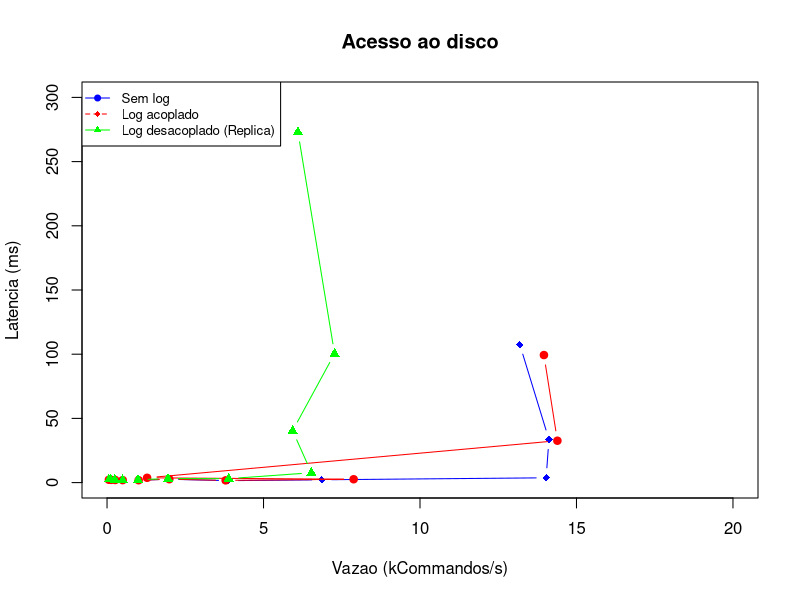

This figure's R source:
# name
# sem_throughputReplica (avg)(kCommands/s)
# sem_throughputReplica (med)(kCommands/s)
# sem_throughputReplica (p95)(kCommands/s)
# sem_latency (avg)(ms)
# sem_latency (med)(ms)
# sem_latency (p95)(ms)
# sem_throughputReplica (avg)(kCommands/s)(ring 2)
# sem_throughputReplica (med)(kCommands/s)(ring 2)
# sem_throughputReplica (p95)(kCommands/s)(ring 2)
# sem_latency (avg)(ms)(ring 2)
# sem_latency (med)(ms)(ring 2)
# sem_latency (p95)(ms)(ring 2)
# cou_throughputReplica (avg)(kCommands/s)
# cou_throughputReplica (med)(kCommands/s)
# cou_throughputReplica (p95)(kCommands/s)
# cou_latency (avg)(ms)
# cou_latency (med)(ms)
# cou_latency (med)(ms)
# cou_throughputReplica (avg)(kCommands/s)(ring 2)
# cou_throughputReplica (med)(kCommands/s)(ring 2)
# cou_throughputReplica (p95)(kCommands/s)(ring 2)
# cou_latency (avg)(ms)(ring 2)
# cou_latency (med)(ms)(ring 2)
# cou_latency (med)(ms)(ring 2)
# dec_throughputReplica (avg)(kCommands/s)
# dec_throughputReplica (med)(kCommands/s)
# dec_throughputReplica (p95)(kCommands/s)
# dec_latency (avg)(ms)
# dec_latency (med)(ms)
# dec_latency (p95)(ms)
# dec_throughputReplica (avg)(kCommands/s)(ring 2)
# dec_throughputReplica (med)(kCommands/s)(ring 2)
# dec_throughputReplica (p95)(kCommands/s)(ring 2)
# dec_latency (avg)(ms)(ring 2)
# dec_latency (med)(ms)(ring 2)
# dec_latency (p95)(ms)(ring 2)
# dec_throughputLogger (avg)(kCommands/s)
# dec_throughputLogger (med)(kCommands/s)
# dec_throughputLogger (p95)(kCommands/s)

title <- "Acesso ao disco"
max_x=20
max_y=300
csv_text <- "io_2_90_001,0.06,0.06,0.07,2.30,2.22,3.28,0.06,0.06,0.07,2.22,2.21,2.46,0.06,0.06,0.07,2.40,2.40,2.60,0.06,0.06,0.07,2.38,2.35,2.66,0.06,0.06,0.07,2.50,2.47,2.87,0.06,0.06,0.07,2.16,2.17,2.47,0.12,0.12,0.14,
io_4_90_001,0.13,0.13,0.14,2.14,2.09,2.49,0.12,0.13,0.14,2.20,2.11,2.64,0.12,0.12,0.13,2.43,2.38,2.80,0.12,0.12,0.13,2.41,2.33,2.83,0.12,0.12,0.13,2.50,2.44,3.02,0.13,0.12,0.13,2.20,2.15,2.80,0.25,0.25,0.26,
io_8_90_001,0.25,0.25,0.27,2.05,2.02,2.31,0.25,0.26,0.26,2.01,2.01,2.29,0.25,0.25,0.26,2.43,2.31,3.04,0.25,0.25,0.26,2.24,2.25,2.47,0.25,0.25,0.26,2.44,2.38,3.08,0.25,0.25,0.26,2.06,2.04,2.37,0.50,0.50,0.52,
io_16_90_001,0.50,0.50,0.52,1.90,1.92,2.38,0.50,0.50,0.53,1.90,1.92,2.38,0.50,0.50,0.52,2.05,2.09,2.21,0.50,0.50,0.52,2.05,2.09,2.21,0.50,0.50,0.52,2.27,2.15,2.98,0.50,0.51,0.52,2.27,2.15,2.98,1.01,1.01,1.03,
io_32_90_001,1.02,1.02,1.04,1.84,1.84,2.03,1.02,1.01,1.04,1.84,1.84,2.03,1.00,0.99,1.03,2.36,2.26,3.17,0.99,0.99,1.02,2.36,2.26,3.17,1.00,1.00,1.02,2.56,2.50,3.55,1.01,1.02,1.03,2.56,2.50,3.55,2.01,2.01,2.04,
io_64_90_001,1.97,1.97,2.01,2.79,2.63,3.95,2.27,1.99,6.25,2.79,2.63,3.95,1.95,1.95,1.98,3.29,3.12,5.10,2.03,2.03,2.06,3.29,3.12,5.10,2.02,2.03,2.05,2.06,1.85,2.26,2.44,2.05,8.03,2.06,1.85,2.26,4.06,4.06,4.09,
io_128_90_001,3.32,3.88,4.12,1.72,1.50,2.36,3.90,3.79,5.20,2.13,1.73,3.09,3.89,3.89,3.94,3.33,3.08,5.12,3.92,3.88,3.95,3.61,3.37,5.07,3.92,3.93,3.97,2.92,2.70,4.47,3.53,3.61,3.83,1.91,1.60,2.75,7.51,7.53,7.97,
io_256_90_001,6.10,6.86,8.01,2.87,2.18,5.84,7.90,7.88,10.22,3.08,2.61,4.09,6.46,6.53,8.02,11.00,7.68,41.91,6.13,6.14,8.83,9.23,8.51,21.63,7.88,7.89,8.00,2.87,2.28,4.57,13.44,14.72,17.70,2.74,2.51,3.65,15.73,15.74,15.99,
io_512_90_001,13.57,14.03,15.49,9.49,3.73,23.28,1.28,1.28,1.52,9.49,3.73,23.28,5.82,5.93,7.05,46.34,40.41,90.19,6.79,6.99,8.66,48.74,43.87,80.07,9.60,11.14,14.94,8.40,3.38,22.69,12.98,13.45,16.43,8.40,3.38,22.69,21.13,22.09,25.23,
io_1024_90_001,14.51,14.12,19.84,44.92,33.54,81.44,13.37,14.39,19.10,41.36,32.61,67.73,7.02,7.27,8.66,109.06,100.42,149.05,7.47,7.67,9.11,119.78,117.59,228.58,13.71,14.24,18.44,33.50,30.65,63.93,13.47,13.74,16.97,67.10,32.98,121.40,24.39,24.69,26.42,
io_2048_90_001,12.72,13.19,16.91,116.02,107.47,151.34,13.36,13.96,17.30,100.88,99.34,151.64,5.96,6.10,7.22,311.04,273.10,440.18,5.69,5.87,6.92,274.03,260.11,408.69,13.55,13.88,17.80,107.08,99.58,164.22,13.41,13.42,19.02,130.10,106.81,289.26,19.15,23.88,26.43,"

# title <- "Acesso em memória"
# max_x=30
# max_y=150
# csv_text <- "cpu_2_90_001,0.06,0.06,0.07,2.15,2.14,2.31,0.06,0.06,0.07,2.32,2.24,2.75,0.06,0.06,0.07,2.39,2.33,2.95,0.06,0.06,0.07,
# cpu_4_90_001,0.13,0.13,0.13,2.05,2.01,2.29,0.12,0.12,0.13,2.22,2.22,2.43,0.12,0.12,0.13,2.26,2.25,2.52,0.12,0.12,0.13,
# cpu_8_90_001,0.25,0.25,0.27,2.11,2.00,2.68,0.25,0.25,0.26,2.37,2.15,3.24,0.25,0.25,0.27,2.32,2.22,2.70,0.25,0.25,0.26,
# cpu_16_90_001,0.51,0.51,0.52,1.99,1.93,2.50,0.50,0.50,0.52,2.08,2.05,2.52,0.50,0.50,0.52,1.97,1.95,2.36,0.50,0.50,0.52,
# cpu_32_90_001,1.01,1.02,1.05,1.94,1.81,2.18,1.01,1.01,1.03,2.06,1.95,2.87,1.01,1.01,1.04,2.15,2.01,2.72,1.01,1.01,1.03,
# cpu_64_90_001,1.98,2.03,2.08,1.85,1.74,2.41,1.95,1.95,1.99,3.26,3.01,5.00,2.03,2.03,2.08,1.90,1.83,2.54,2.03,2.04,2.07,
# cpu_128_90_001,3.58,3.55,4.09,1.68,1.52,2.33,3.99,3.99,4.05,2.40,2.06,3.79,3.45,3.61,4.07,1.71,1.57,2.07,3.48,3.61,4.07,
# cpu_256_90_001,8.16,8.18,8.25,6.72,2.58,4.06,7.94,7.98,8.15,2.62,2.25,3.63,8.05,8.11,8.21,2.02,1.85,2.74,8.05,8.11,8.22,
# cpu_512_90_001,15.16,15.96,16.48,1.95,1.62,2.71,10.21,10.30,12.22,21.37,16.47,48.28,11.60,16.16,16.43,1.89,1.63,2.81,11.58,12.73,20.10,
# cpu_1024_90_001,22.85,25.59,29.96,1.86,1.28,2.39,11.47,11.71,13.68,56.58,54.06,96.98,19.81,20.22,32.02,1.94,1.45,3.45,16.08,15.45,21.83,
# cpu_2048_90_001,25.51,27.76,46.05,2.25,1.55,4.68,11.50,11.78,14.37,154.28,142.21,265.18,22.69,26.41,35.22,9.27,2.45,33.99,16.23,16.59,17.72,"

dat <-read.csv(text=csv_text, header=FALSE)

dataframe <- data.frame(dat)

lst1 = list() 
for(i in 1:ncol(dataframe)) {     
  lst1[[i]] <- dataframe[ , i]   
}

names = c("Sem log", "Log acoplado", "Log desacoplado (Replica)")

plot(x=lst1[[3]], y=lst1[[6]], type='b', col="blue", pch=18, xlim=c(0,max_x), ylim=c(0,max_y), ylab="Latencia (ms)", xlab="Vazao (kCommandos/s)", main=title ) 

lines(x=lst1[[9]], y=lst1[[12]], type='b', col="red", pch=19)

lines(x=lst1[[15]], y=lst1[[18]], type='b', col="green", pch=17)

legend("topleft", legend = names, col = c("blue", "red", "green"), pch = c(19,18,17), lty = 1:2, cex = 0.8)

